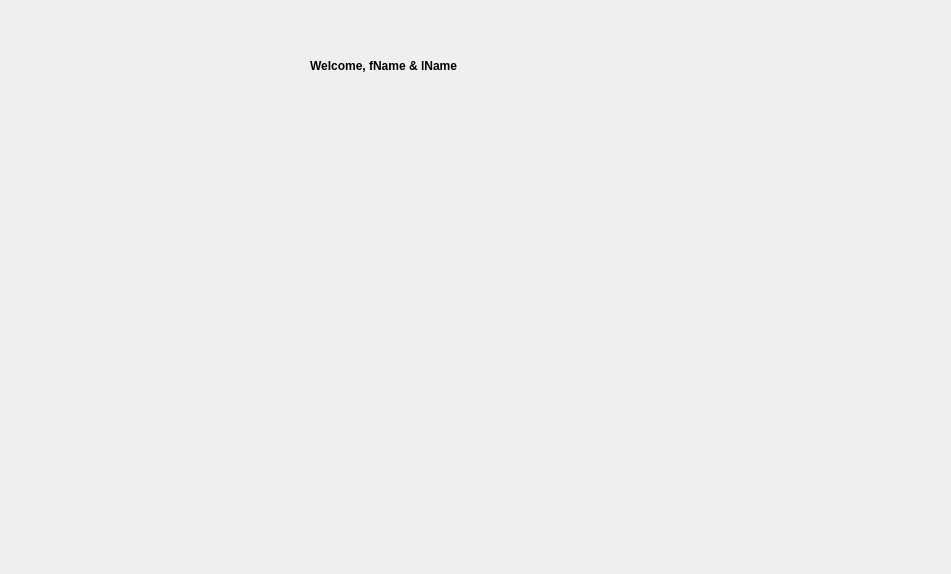
<?xml version="1.0" encoding="UTF-8"?>
<ui version="4.0">
 <class>Home</class>
 <widget class="QDialog" name="Home">
  <property name="geometry">
   <rect>
    <x>0</x>
    <y>0</y>
    <width>951</width>
    <height>574</height>
   </rect>
  </property>
  <property name="windowTitle">
   <string>Dialog</string>
  </property>
  <widget class="QLabel" name="label_homeWelcome">
   <property name="geometry">
    <rect>
     <x>310</x>
     <y>50</y>
     <width>341</width>
     <height>31</height>
    </rect>
   </property>
   <property name="font">
    <font>
     <bold>true</bold>
    </font>
   </property>
   <property name="text">
    <string>Welcome, fName &amp; lName</string>
   </property>
  </widget>
 </widget>
 <resources/>
 <connections/>
</ui>
